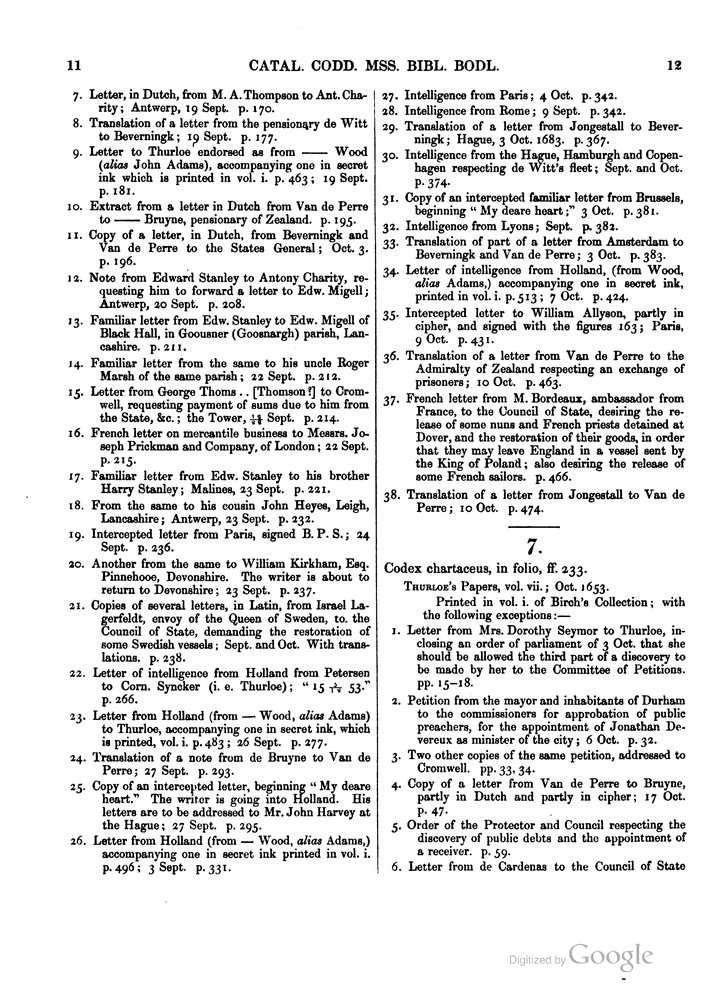
#> input picture vande-perre-1653/evidence-audit/sources/macray-n13.jpg, 716 x 985 px, shrunk from 4754 x 6537 before the run
$ python halves.py ../../../../vande-perre-1653/evidence-audit/sources/macray-n13.jpg ../../../../vande-perre-1653/evidence-audit/sources/thurloe-p552.jpg 5
#> lines starting #> are read from the running program, lines starting #| are printed output that depends on the picture
import sys
from PIL import Image, ImageDraw
src,out=sys.argv[1],sys.argv[2]; parts=int(sys.argv[3]) if len(sys.argv)>3 else 2
im=Image.open(src); W=im.width; step=W//parts+1
#> further down, im is the input picture: PIL image 716x985 L; min 0, max 255, mean 224.3
#> after `W = im.width`: W = 716
#> after `step = W // parts + 1`: step = 144
for i in range(parts):
    x0=i*step; x1=min(W,x0+step+60)
    c=im.crop((x0,0,x1,im.height)); cv=Image.new('RGB',(c.width,c.height+16),'white'); cv.paste(c,(0,16)); d=ImageDraw.Draw(cv)
    for x in range((x0//50)*50,x1,50):
        xx=x-x0
        if xx<0: continue
        d.line([(xx,10 if x%100 else 0),(xx,16)],fill='red')
        if x%100==0: d.text((xx+2,0),str(x),fill='black')
    cv.save(f'{out}_{i}.png')
#> this loop made 5 passes
#> pass 1, `c = im.crop((x0, 0, x1, im.height))`:
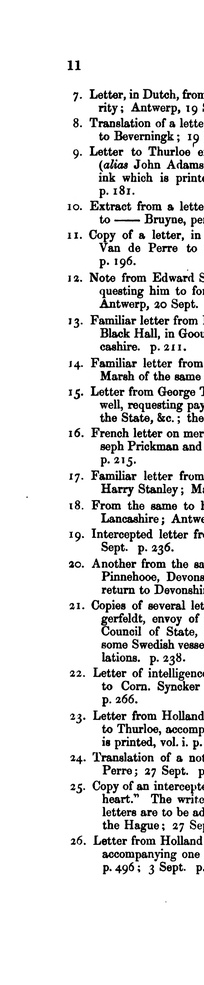
#> c: PIL image 204x985 L; min 0, max 255, mean 229.8
#> pass 1, `cv.save(f'{out}_{i}.png')`:
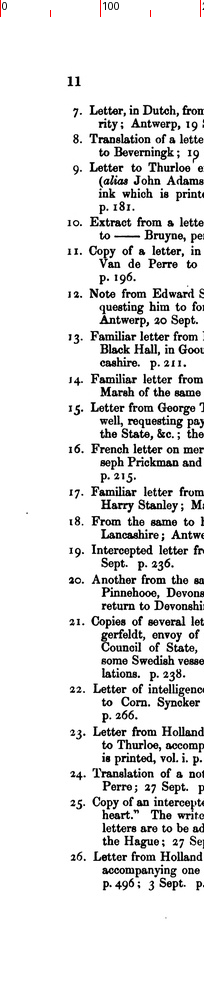
#> saved as thurloe-p552.jpg_0.png: PIL image 204x1001 RGB; mean R, G, B 230.1, 230, 230
#> pass 2, `c = im.crop((x0, 0, x1, im.height))`:
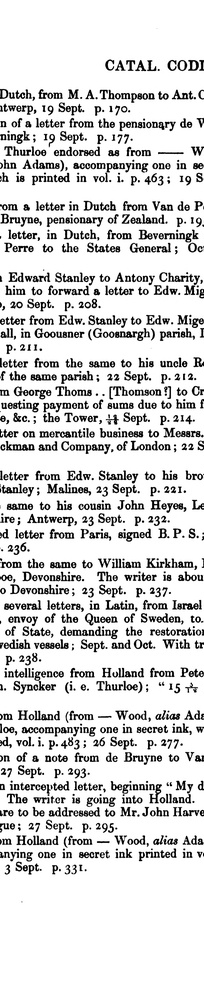
#> c: PIL image 204x985 L; min 0, max 255, mean 216.6
#> after the loop:
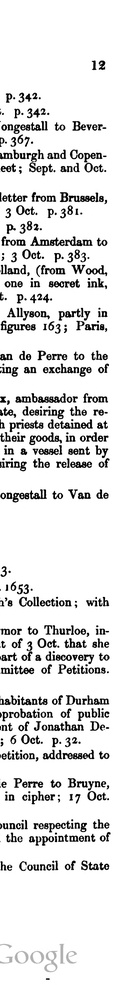
#> c: PIL image 140x985 L; min 0, max 255, mean 230.4
#> after the loop:
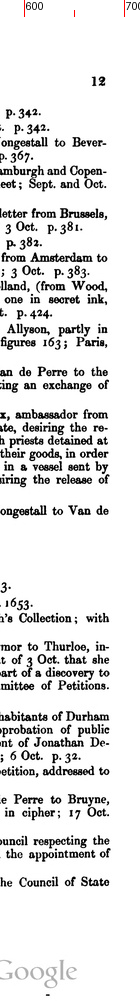
#> cv: PIL image 140x1001 RGB; mean R, G, B 230.7, 230.6, 230.6
